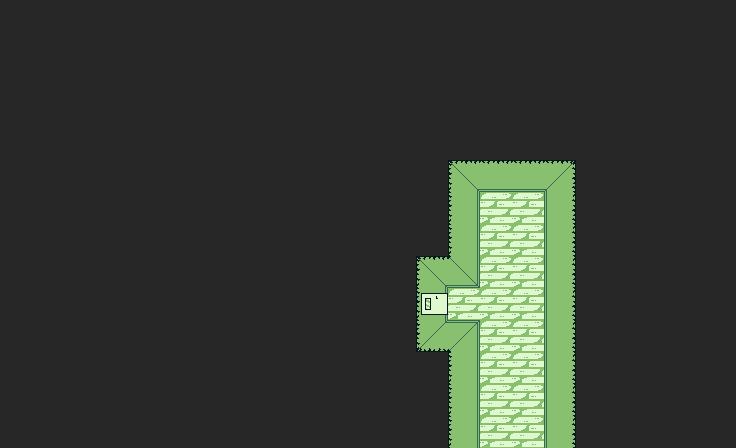

Tiled map render using the project's own tile images. Description and the whole map definition, tile-layer contents included, below:
An orthogonal 23x14 tile map with 32x32 px tiles, 1 tile layer (Vrstva dlaždic 1).

<map version="1.8" tiledversion="1.8.4" orientation="orthogonal" renderorder="right-down" width="23" height="14" tilewidth="32" tileheight="32" infinite="0" nextlayerid="2" nextobjectid="1">
 <tileset firstgid="1" source="../Zdi.tsx" />
 <layer id="1" name="Vrstva dlaždic 1" width="23" height="14">
  <data encoding="csv">
18,18,18,18,18,18,18,18,18,18,18,18,18,18,18,18,18,18,18,18,18,18,18,
18,18,18,18,18,18,18,18,18,18,18,18,18,18,18,18,18,18,18,18,18,18,18,
18,18,18,18,18,18,18,18,18,18,18,18,18,18,18,18,18,18,18,18,18,18,18,
18,18,18,18,18,18,18,18,18,18,18,18,18,18,18,18,18,18,18,18,18,18,18,
18,18,18,18,18,18,18,18,18,18,18,18,18,18,18,18,18,18,18,18,18,18,18,
18,18,18,18,18,18,18,18,18,18,18,18,18,18,16,6,6,7,18,18,18,18,18,
18,18,18,18,18,18,18,18,18,18,18,18,18,18,15,5,5,9,18,18,18,18,18,
18,18,18,18,18,18,18,18,18,18,18,18,18,18,15,5,5,9,18,18,18,18,18,
18,18,18,18,18,18,18,18,18,18,18,18,18,16,17,5,5,9,18,18,18,18,18,
18,18,18,18,18,18,18,18,18,18,18,18,18,4,5,5,5,9,18,18,18,18,18,
18,18,18,18,18,18,18,18,18,18,18,18,18,13,14,5,5,9,18,18,18,18,18,
18,18,18,18,18,18,18,18,18,18,18,18,18,18,15,5,5,9,18,18,18,18,18,
18,18,18,18,18,18,18,18,18,18,18,18,18,18,15,5,5,9,18,18,18,18,18,
18,18,18,18,18,18,18,18,18,18,18,18,18,18,15,5,5,9,18,18,18,18,18
</data>
 </layer>
</map>
